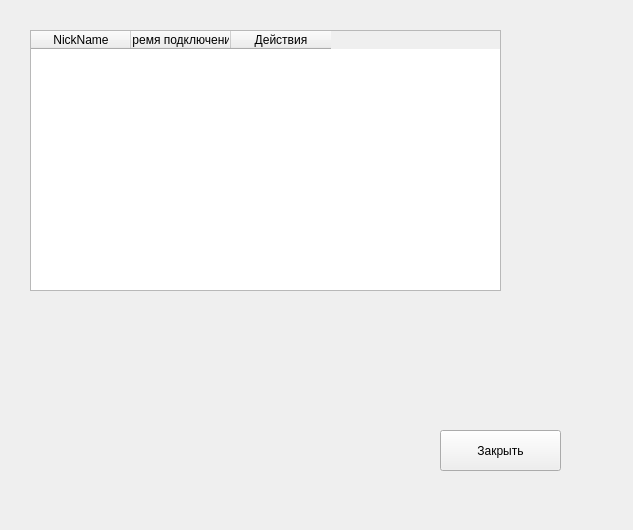
<?xml version="1.0" encoding="UTF-8"?>
<ui version="4.0">
 <class>member_list</class>
 <widget class="QWidget" name="member_list">
  <property name="geometry">
   <rect>
    <x>0</x>
    <y>0</y>
    <width>633</width>
    <height>530</height>
   </rect>
  </property>
  <property name="windowTitle">
   <string>Form</string>
  </property>
  <widget class="QTableWidget" name="tableWidget">
   <property name="geometry">
    <rect>
     <x>30</x>
     <y>30</y>
     <width>471</width>
     <height>261</height>
    </rect>
   </property>
   <attribute name="horizontalHeaderVisible">
    <bool>true</bool>
   </attribute>
   <attribute name="verticalHeaderVisible">
    <bool>true</bool>
   </attribute>
   <column>
    <property name="text">
     <string>NickName</string>
    </property>
   </column>
   <column>
    <property name="text">
     <string>Время подключения</string>
    </property>
   </column>
   <column>
    <property name="text">
     <string>Действия</string>
    </property>
   </column>
  </widget>
  <widget class="QPushButton" name="pushButton_Close">
   <property name="geometry">
    <rect>
     <x>440</x>
     <y>430</y>
     <width>121</width>
     <height>41</height>
    </rect>
   </property>
   <property name="text">
    <string>Закрыть</string>
   </property>
  </widget>
 </widget>
 <resources/>
 <connections/>
</ui>
